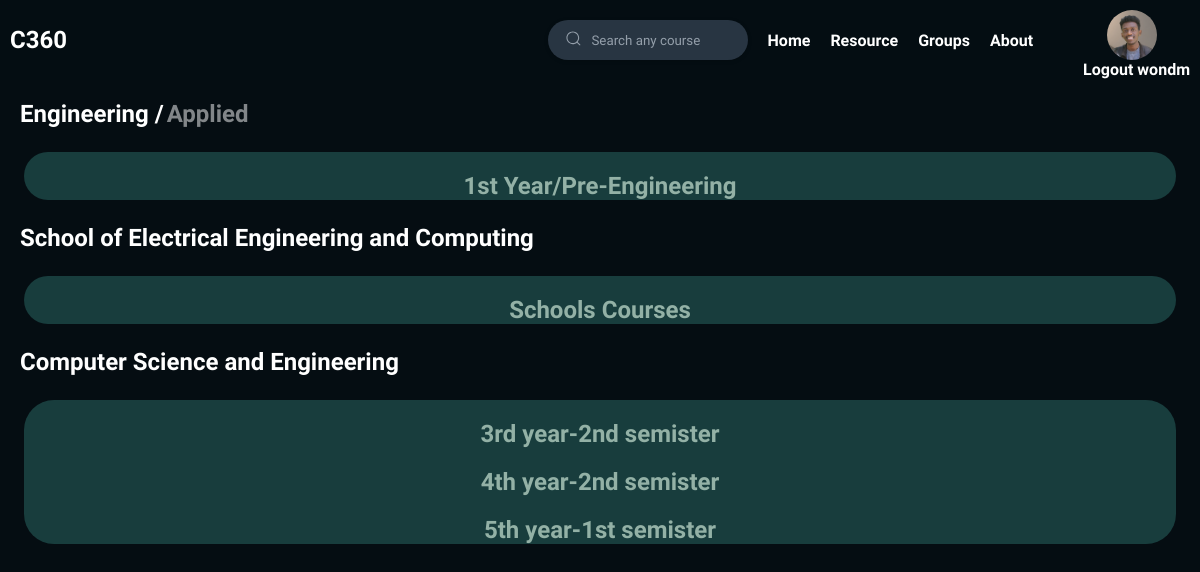
The page /resource (signed in) on the database as committed earlier.
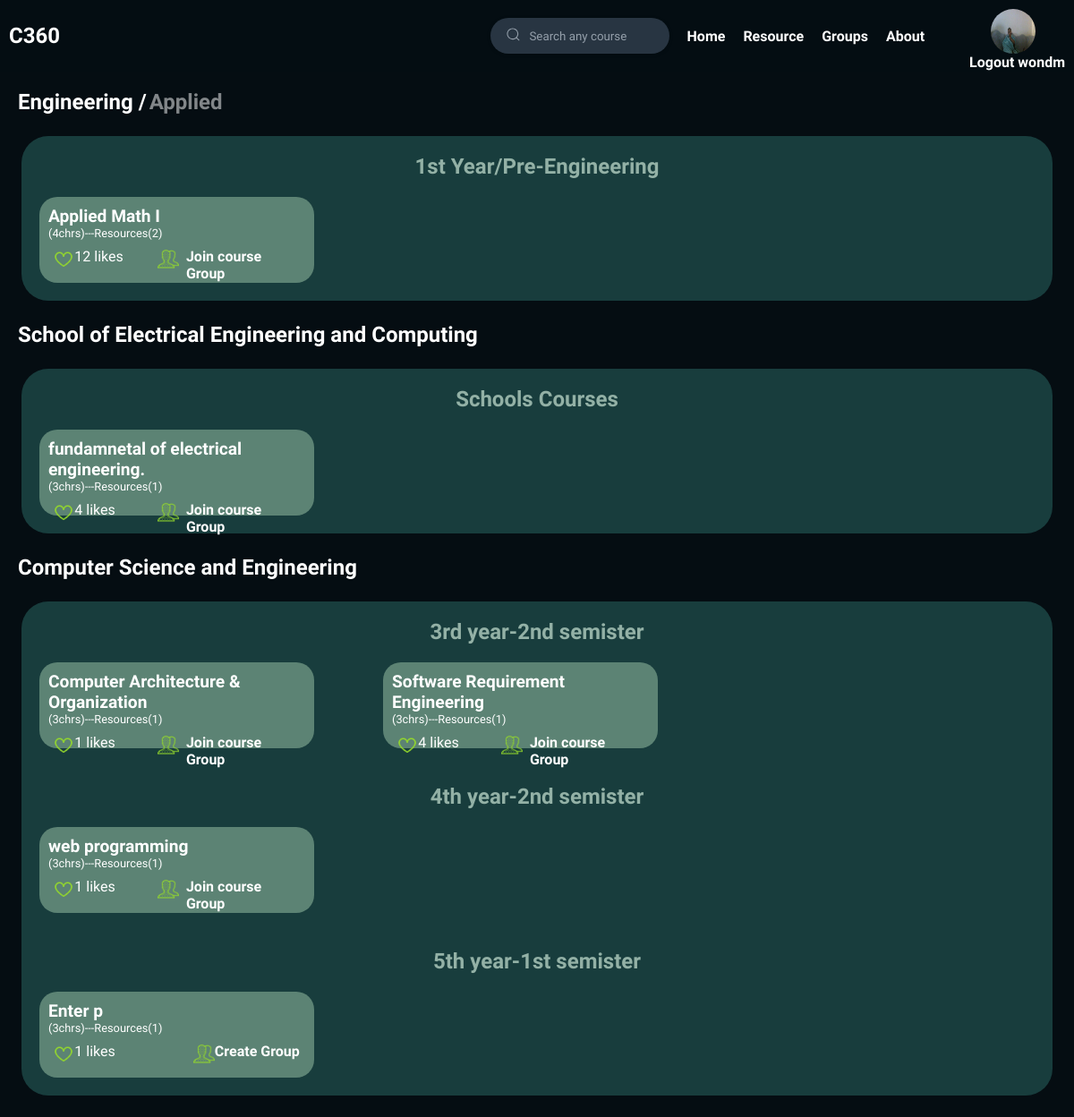
The same page on the database as committed later.
### main/models.py (models this page shows)
class myusers(AbstractUser):
    profile_pic = models.ImageField(upload_to="profilepic", height_field=None, width_field=None, max_length=None, default='profilepic/avatar.png')
    date_created = models.DateTimeField(auto_now_add=True , null=True)
    department = models.ForeignKey(department, on_delete=models.CASCADE, null=True)
    def __str__(self):
        return self.username

### curriculum/models.py (models this page shows, shortened)
class department(models.Model):
    name = models.CharField(max_length=100)
    SoANS='School of Applied Natural Sciences'
    SoCEA='School of Civil Engineering and Architecture'
    SoEEC='School of Electrical Engineering and Computing'
    SoMCME='School of Mechanical, Chemical, and Materials Engineering'
    none = 'none'
    school_options=[
        (SoANS,'School of Applied Natural Sciences'),
        (SoCEA,'School of Civil Engineering and Architecture'),
        (SoEEC,'School of Electrical Engineering and Computing'),
        (SoMCME,'School of Mechanical, Chemical, and Materials Engineering'),
        (none, 'none')
    ]
    school = models.CharField(
        max_length=100,
        choices=school_options,
        default=SoEEC
    )

class semister(models.Model):
    year1 = '1st year'
    year2 = '2nd year'
    year3 = '3rd year'
    year4 = '4th year'
    year5 = '5th year'
    yearOptions= [
        (year1 , '1st year'),
        (year2 , '2nd year'),
        (year3 , '3rd year'),
        (year4 , '4th year'),
        (year5 , '5th year'),
    ]
    year = models.CharField(
        max_length=50,
        choices=yearOptions,
        default=year1)
    sem1 = "1st semister"
    sem2 = '2nd semister'
    semisterChoice = [
        (sem1 , "1st semister"),
        (sem2 , '2nd semister'),
    ]
    semister_number = models.CharField(
        max_length=50,
        choices=semisterChoice,
        default = sem1)
    courses = models.ManyToManyField(course)
    department = models.ForeignKey('Department', on_delete=models.CASCADE, null=True)

### resource/models.py (models this page shows, shortened)
class course(models.Model):
    name = models.CharField("Name", max_length=200)
    description =models.TextField()
    resource= models.ManyToManyField(resource)
    crh = models.IntegerField()
    rating = models.IntegerField()
    couree_type1 = "Mandatory"
    course_type2 = 'Elective'
    course_type3 = 'Free-Elective'
    course_typechoice = [
        (couree_type1, "Mandatory"),
        (course_type2, 'Elective'),
        (course_type3, 'Free-Elective')
    ]
    course_type = models.CharField(max_length=200, choices=course_typechoice,default=couree_type1)
    @property
    def resource_count(self):
        return self.resource.count()

### resource/views.py (the view)
# urls.py: path('', include('resource.urls')),
@login_required(login_url='login')
def resource(request):
    page_user = request.user
    if page_user.is_authenticated:
        page_user = page_user
    courses = course.objects.all()
    semisters= semister.objects.all()
    groups = group.objects.all()
    department = page_user.department
    context = {'page_user':page_user,
        'courses':courses,
        'department':department,
        'semisters':semisters,
        'groups':groups}
    return render(request, 'resource/resources.html', context)

### resource/custom_filters.py (called while the page is built)
@register.filter
def first_matching_group(groups, cource):
    for group in groups:
        if group.topic == cource:
            return group
    return None

### resource/templates/resource/resources.html (shortened to what this page needs)
{% extends 'main.html' %}
{% block content %}
<html lang="en">
<head>
  {% load static %}
  {% load custom_filters %}
  <link rel="stylesheet" href="{% static 'resource/css/resource.css' %}">
</head>
<body>
  <div class="head">
    <a id="eng" href="">Engineering / </a><a id="app" href=""> Applied</a>
  </div>
  <div class="fresh-con">
    <h3 id="fresh-head">1st Year/Pre-Engineering</h3>
    <div class="cources-con">
      {% for semister in semisters %}
        {% if semister.year == '1st year' %}
          {% for cource in semister.courses.all %}
      <div class="course-con">
            <div class="c-name"><a style="color: #fff; text-decoration: none;" href="{% url 'course_detail' course_id=cource.id %}">{{cource.name}}</a></div>
            <div class="c-r-no">({{cource.crh}}chrs)---Resources({{cource.resource_count}})</div>
            <div class="l-n-c">
              <div class="l-n-c-l">
                <div><a  href="{% url 'increase_rating' course_id=cource.id %}"><img id="icons" src="{% static 'resource/images/like.png' %}" alt=""></a></div>
                <div><small> {{cource.rating}} likes</small></div>
              </div>
              <div class="l-n-c-c">
                <div><img id="icons" src="{% static 'resource/images/group.png' %}" alt=""></div>
                {% with matching_group=groups|first_matching_group:cource %}
                    {% if matching_group %}
                        <div><small><a id="link" href="{% url 'group_page' group_id=matching_group.id %}">Join course Group</a></small></div>
                    {% else %}
                        <div><small><a id="link" href="{% url 'create_group' course_id=cource.id %}">Create Group</a></small></div>
                    {% endif %}
                {% endwith %}
              </div>
            </div>
      </div>
      {% endfor %}
        {% endif %}
       {% endfor %}
    </div>
  </div>
<div class="head">
  <a id="eng" href="">{{request.user.department.school}}</a>
</div>
  <div class="fresh-con">
    <h3 id="fresh-head">Schools Courses
    </h3>
    <div class="cources-con">
      {% for semister in semisters %}
        {% if semister.department.name == request.user.department.school %}
          {% for cource in semister.courses.all %}
      <div class="course-con">
        <div class="c-name"><a style="color: #fff; text-decoration: none;" href="{% url 'course_detail' course_id=cource.id %}">{{cource.name}}</a></div>
            <div class="c-r-no"> ({{cource.crh}}chrs)---Resources({{cource.resource_count}})</div>
            <div class="l-n-c">
              <div class="l-n-c-l">
                <div><a href="{% url 'increase_rating' course_id=cource.id %}"><img id="icons" src="{% static 'resource/images/like.png' %}" alt=""></a></div>
                <div><small> {{cource.rating}} likes</small></div>
              </div>
              <div class="l-n-c-c">
                <div><img id="icons" src="{% static 'resource/images/group.png' %}" alt=""></div>
                {% with matching_group=groups|first_matching_group:cource %}
                  {% if matching_group %}
                      <div><small><a id="link" href="{% url 'group_page' group_id=matching_group.id %}">Join course Group</a></small></div>
                  {% else %}
                      <div><small><a id="link" href="{% url 'create_group' course_id=cource.id %}">Create Group</a></small></div>
                  {% endif %}
              {% endwith %}
              </div>
            </div>
      </div>
      {% endfor %}
        {% endif %}
       {% endfor %}
    </div>
  </div>
  <div class="head">
    <div><h2 id="eng">{{request.user.department.name}}</h2></div>
  </div>
    <div class="fresh-con">
      {% for semister in semisters %}
        {% if semister.department.name == request.user.department.name and semister.year != '1st year' %}
        <h3 id="fresh-head">{{semister.year}}-{{semister.semister_number}}</h3>
      <div class="cources-con">
          {% for cource in semister.courses.all %}
        <div class="course-con">
          <div class="c-name"><a style="color: #fff; text-decoration: none;" href="{% url 'course_detail' course_id=cource.id %}">{{cource.name}}</a> </div>
            <div class="c-r-no">({{cource.crh}}chrs)---Resources({{cource.resource_count}})</div>
            <div class="l-n-c">
              <div class="l-n-c-l">
                <div><a href="{% url 'increase_rating' course_id=cource.id %}"><img id="icons" src="{% static 'resource/images/like.png' %}" alt=""></a></div>
                <div><small> {{cource.rating}} likes</small></div>
              </div>
              <div class="l-n-c-c">
                <div><img id="icons" src="{% static 'resource/images/group.png' %}" alt=""></div>
              {% with matching_group=groups|first_matching_group:cource %}
                  {% if matching_group %}
                        <div><small><a id="link"  id="link" href="{% url 'group_page' group_id=matching_group.id %}">Join course Group</a></small></div>
                  {% else %}
                      <div><small><a id="link"  href="{% url 'create_group' course_id=cource.id %}">Create Group</a></small></div>
                  {% endif %}
              {% endwith %}
              </div>
            </div>
        </div>
        {% endfor %}
      </div>
      {% endif %}
       {% endfor %}
    </div>
</body>
{% endblock %}

### templates/main.html (shortened to what this page needs)
<!DOCTYPE html>
<html lang="en">
<head>
    {% load static %}
    <link rel="stylesheet" href="{% static 'css/main.css' %}">
    <link rel="stylesheet" href="{% static 'resource/css/resource.css' %}">
    <link rel="stylesheet" href="{% static 'groupapp/css/style.css' %}">
</head>
<body>
    <div id="content">
    <nav>
        <div class="nav-cont">
            <div class="logo">
                <h1>C360</h1>
            </div>
            <div class="menus" id="menus">
                <div class="menu">
                    {% if request.user.is_authenticated %}
                    <form id="search-form" method="POST" action="{% url 'search' %}" class="form" >
                        <label for="search">
                            <input class="input" type="text" required="" name="query" placeholder="Search any course" id="search">
                            <div class="fancy-bg"></div>
                            <div class="search">
                                <button id="searcher">
                                </button>
                            </div>
                        </label>
                    </form>
                    {% endif %}
                </div>
                <div class="menu">
                    <a id="link" href="{% url 'home' %}">Home</a>
                </div>
                <div class="menu">
                    <a class="r" id="link" href="{% url 'resource' %}">Resource</a>
                </div>
                <div class="menu">
                    <a id="link" href="{% url 'all_group' %}">Groups</a>
                </div>
                <div class="menu">
                    <a id="link" href="{% url 'about' %}">About</a>
                </div>
                <div class="log">
                    {% if page_user %}
                        {% if page_user.profile_pic %}
                            <img id="pic"  style='width:50px; height:50px; border-radius: 50%;' src="{{page_user.profile_pic.url}}" alt="">
                        {% else %}
                            <img id="pic" style='width:50px; height:50px;' src="{% static 'images/avatar.png' %}" alt="Default Profile Picture">
                        {% endif %}
                        <a id="link" style="color: #fff; text-decoration: none; font-size: 1rem;" href="{% url 'logout' %}">Logout  {{request.user}}</a>
                    {% else %}
                    <div class="loginicon"><a href="{% url 'login' %}"><img src="{% static 'images/login.png' %}" alt=""></a></div>
                    <div id="pic" class="logtext" id="link">login</div>
                    {% endif %}
                </div>
            </div>
        </div>
    </nav>
        <div>
            {% block content %}
            {% endblock %}
        </div>
    </div>
</body>
</html>

### static/css/main.css (style rules this page uses)
* { margin: 0; padding: 0; box-sizing: border-box; font-family: Inria Sans; }
#pic { margin: auto; border-radius: 50%; }
#link { color: #fff; text-decoration: none; font-weight: 600; }
body { font-family: Inria Sans; }
nav { background-color: #040D12; color:#fff; padding: 10px; }
.nav-cont { display: flex; align-items: center; justify-content: space-between; }
.logo h1 { font-size: 1.5rem; color: #fff; }
.menus { display: flex; align-items: center; }
.menu { margin-right: 20px; }
.menu a { color: #fff; text-decoration: none; font-size: 1rem; font-weight: 600; }
.log { display: flex; align-items: center; margin-left: 20px; }
.log a { color: #fff; text-decoration: none; font-size: 1rem; margin-left: 10px; }
.log img { width: 50px; height: 50px; }
img { width: 60px; height: 60px; }
.log { display: grid; grid-template-rows: 1fr 1fr; height: 60px; }
.form { --input-text-color: #fff; --input-bg-color: #283542; --focus-input-bg-color: transparent; --text-color: #949faa; --active-color: #94D82D; --width-of-input: 200px; --inline-padding-of-input: 1.2em; --gap: 0.9rem; }
.form { font-size: 0.9rem; display: flex; gap: 0.5rem; align-items: center; width: var(--width-of-input); position: relative; isolation: isolate; }
.fancy-bg { position: absolute; width: 100%; inset: 0; background: var(--input-bg-color); border-radius: 30px; height: 100%; z-index: -1; pointer-events: none; box-shadow: rgba(0, 0, 0, 0.16) 0px 1px 4px; }
label { width: 100%; padding: 0.8em; height: 40px; padding-inline: var(--inline-padding-of-input); display: flex; align-items: center; }
.search,.close-btn { position: absolute; }
.search { fill: var(--text-color); left: var(--inline-padding-of-input); }
svg { width: 17px; display: block; }
#searcher { background-color: transparent; border: none; }
.input { color: var(--input-text-color); width: 100%; margin-inline: min(2em,calc(var(--inline-padding-of-input) + var(--gap))); background: none; border: none; }
.input::placeholder { color: var(--text-color) }

### resource/static/resource/css/resource.css (style rules this page uses)
body { margin: 0px; font-family: Inria Sans; background-color: #050D12; }
.head { display: flex; flex-direction: row; margin: 20px; }
#eng { color: #FFF; font-family: Inria Sans; font-size: 1.5rem; font-style: normal; font-weight: 700; line-height: normal; text-decoration: none; margin-right: 3px; }
#app { color: rgba(255, 255, 255, 0.50); font-family: Inria Sans; font-size: 1.5rem; font-style: normal; font-weight: 700; line-height: normal; text-decoration: none; }
.fresh-con { width : 96%; margin: 2%; background-color:#183D3D; border-radius: 30px; }
h2 { color: #FFF; }
.cources-con { display: grid; grid-template-columns: 1fr 1fr 1fr; }
.course-con { background-color: #5C8374; width: 80%; border-radius: 20px; flex-shrink: 0; margin: 20px; height: 6rem; }
#fresh-head { color: #93B1A6; font-family: Inria Sans; font-size: 1.5rem; font-style: normal; font-weight: 700; line-height: normal; text-align: center; padding-top: 20px; margin-top: 0px; }
.c-name { color: #FFF; font-family: Inria Sans; font-size: 1.2rem; font-style: normal; font-weight: 700; line-height: normal; margin-top: 10px; margin-left: 10px; }
.c-r-no { color: #FFF; font-family: Inria Sans; font-size: 0.8rem; font-weight:300; margin-left: 10px; }
.l-n-c { display: flex; flex-direction: row; justify-content: space-between; width: 90%; margin-left: 5%; margin-top: 3%; height:40px; }
small { font-size: 1rem; color: white; font-weight: 300; }
#icons { height: 24px; width: 24px; }
.l-n-c-l, .l-n-c-c { display: grid; grid-template-columns: 1fr 4fr; }

### groupapp/static/groupapp/css/style.css (style rules this page uses)
body { font-family: Inria sans; background-color: #040D12; color: #fff; }

Rows that differ between the two databases and show on the page:
changed myusers "wondm": profile_pic: a different picture
added course: name "Applied Math I", crh "4", resource_count "2", rating "12"
added course: name "fundamnetal of electrical engineering.", crh "3", resource_count "1", rating "4"
added course: name "Computer Architecture & Organization", crh "3", resource_count "1", rating "1", shows "Join course Group", shown under semister "3rd year"
added course: name "Software Requirement Engineering", crh "3", resource_count "1", rating "4", shows "Join course Group", shown under semister "3rd year"
added course: name "web programming", crh "3", resource_count "1", rating "1", shows "Join course Group", shown under semister "4th year"
added course: name "Enter p", crh "3", resource_count "1", rating "1", shows "Create Group", shown under semister "5th year"
